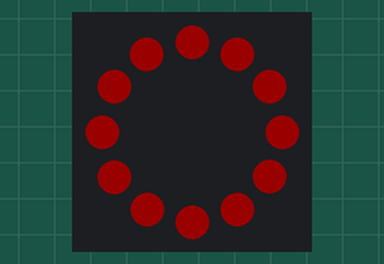
The sketch below on a simulated Arduino Uno, built with avr-gcc and run on an emulated ATmega328P. Parts: 12 RGB LEDs in a ring, first at the top, clockwise. Dim RGB values are drawn brighter than linear.

Above: at 1.5 s.
At 9.83 s:
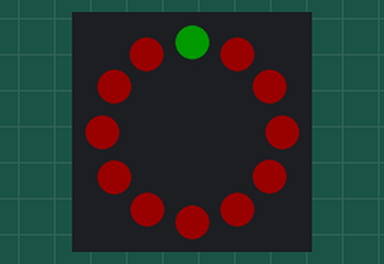
At 10.34 s:
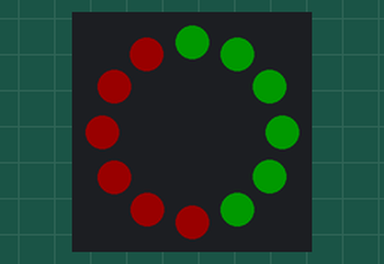
At 10.97 s:
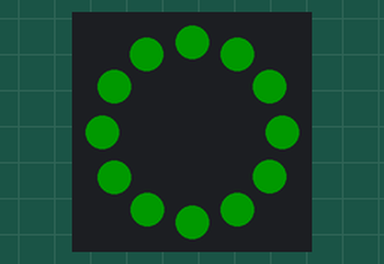
At 15.9 s:
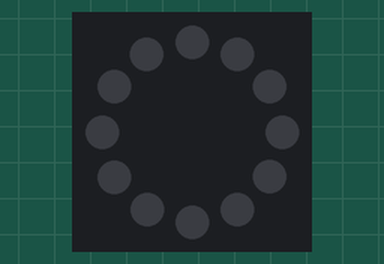

Measured:
- by itself, everything shown: repeats every 16.9 s, in 219 steps
- what the display in image 0 shows lasts 0.7 s, from 1.4 s to 2.1 s
- what the display in image 4 shows lasts 1.1 s, from 15.8 s to 16.9 s

The sketch:

neopixel_play.ino
```cpp
#include <Adafruit_NeoPixel.h>
#ifdef __AVR__
  #include <avr/power.h>
#endif

// Which pin on the Arduino is connected to the NeoPixels?
#define PIN 6

// How many NeoPixels are attached to the Arduino?
#define NUMPIXELS 12

// When we setup the NeoPixel library, we tell it how many pixels, and which pin to use to send signals.
Adafruit_NeoPixel pixels = Adafruit_NeoPixel(NUMPIXELS, PIN, NEO_GRBW + NEO_KHZ800);
// Note: For a set of NeoPixels the first NeoPixel is 0, second is 1, all the way up to the count of pixels minus one.

uint32_t Red = pixels.Color(127, 0, 0);
uint32_t RedOrange = pixels.Color(127, 30, 0);

void setup() {
  pixels.begin(); // This initializes the NeoPixel library.
  pixels.setBrightness(50);
  pixels.show(); // Initialise all pixels to off
}

void loop() {
  // This loop starts with a red ring and then fades through to an orange/red colour
  for (int i = 0; i <= 30; i = i + 2) {
    setRingColor(pixels.Color(127, i, 0), 50); // Set the ring colour and wait for 50ms
  }
  // Now go back to the original red colour
  for (int i = 28; i >= 0; i = i - 2){
    setRingColor(pixels.Color(127, i, 0), 50); // Set the ring colour and wait for 50ms
  }
  delay(500);
  clearPixelRing();
  delay(1000);
  // An alternative to this is to slowly fill the ring with colour using colour wipe
  // with no delay in between each colour wipe as there was between each set ring colour
  for (int i = 0; i <= 30; i = i + 6){
    colorWipe(pixels.Color(127, i, 0), 50);
  }
  for (int i = 28; i >= 0; i = i - 7){
    colorWipe(pixels.Color(127, i, 0), 50);
  }
  colorWipe(pixels.Color(0, 127, 0), 100); // Wipe to green
  // Fade to black
  for(int i = 128; i > 0; i = i - 4){
    setRingColor(pixels.Color(0, i, 0), 50);
  }
  // Go from black to a medium green colour
  for (int i = 0; i < 127; i = i + 4){
    setRingColor(pixels.Color(0, i ,0), 50);
  }
  // and then back to black
  for(int i = 128; i > 0; i = i - 4){
    setRingColor(pixels.Color(0, i, 0), 50);
  }
  delay(1000);
}

// Fill the dots one after the other with a color and a wait between each one
void colorWipe(uint32_t c, uint8_t wait) {
  for(uint16_t i = 0; i < pixels.numPixels(); i++) {
    pixels.setPixelColor(i, c);
    pixels.show();
    delay(wait);
  }
}

// Set the entire ring to a particular colour and displays it for wait milliseconds
void setRingColor(uint32_t c, uint8_t wait){
    for(int i =0; i < pixels.numPixels(); i = i + 1){
      pixels.setPixelColor(i, c);
    }
    pixels.show();
    delay(wait);
}
// Clears the pixel ring.
void clearPixelRing(){
  setRingColor(pixels.Color(0, 0, 0), 0);
  pixels.show();
}
```
